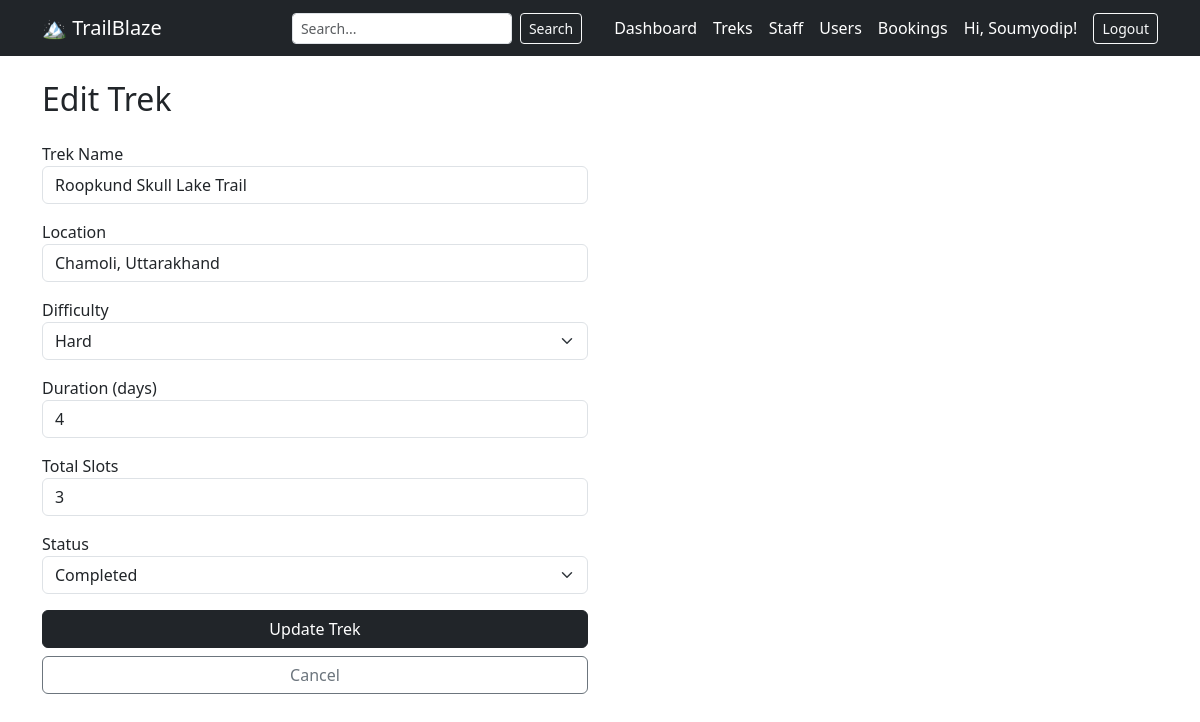
The app's page /admin/treks/edit/1 (signed in) with its own data.
### models.py (models this page shows)
class User(db.Model,UserMixin):
    __tablename__ = 'users'
    id = db.Column(db.Integer, primary_key=True)
    name = db.Column(db.String(100),nullable = False)
    email = db.Column(db.String(100),nullable = False, unique=True)
    password = db.Column(db.String(100),nullable = False)
    role = db.Column(db.String(20),nullable = False)
    status = db.Column(db.String(20),nullable = False, default='active')
    phone = db.Column(db.String(20),nullable = True)
    created_at = db.Column(db.DateTime, default=datetime.utcnow)

class Trek(db.Model):
    __tablename__="treks"
    id = db.Column(db.Integer, primary_key=True)
    name = db.Column(db.String(20),nullable = False)
    location = db.Column(db.String(20),nullable = False)
    difficulty = db.Column(db.String(20),nullable=False)
    duration = db.Column(db.Integer,nullable=False)
    total_slots = db.Column(db.Integer,nullable=False)
    available_slots = db.Column(db.Integer,nullable=False)
    staff_id = db.Column(db.Integer, db.ForeignKey('users.id'), nullable=True)
    status = db.Column(db.String(20),nullable=False,default='pending')
    start_date = db.Column(db.DateTime, nullable=False)
    end_date = db.Column(db.DateTime, nullable=False)
    description = db.Column(db.Text, nullable=True)

### routes/admin.py (the view, shortened to what this page needs)
@admin_bp.route('/treks/edit/<int:trek_id>', methods=['GET', 'POST'])
@login_required
@admin_required
def edit_trek(trek_id):
    trek = Trek.query.get_or_404(trek_id)
    return render_template('admin/edit_trek.html', trek=trek)

### app.py (called while the page is built)
@login_manager.user_loader
def load_user(user_id):
    return User.query.get(int(user_id))

### routes/admin.py (called while the page is built)
def admin_required(f):
    @wraps(f)
    def decorated_function(*args, **kwargs):
        if not current_user.is_authenticated or current_user.role != 'admin':
            return redirect(url_for('auth.login'))
        return f(*args, **kwargs)
    return decorated_function

### templates/admin/edit_trek.html (shortened to what this page needs)
{% extends 'base.html' %}
{% block content %}
<h2 class="mb-4">Edit Trek</h2>
<div class="row">
    <div class="col-md-6">
        <form method="POST" action="{{ url_for('admin.edit_trek', trek_id=trek.id) }}">
            <div class="mb-3">
                <label>Trek Name</label>
                <input type="text" name="name" class="form-control" value="{{ trek.name }}" required>
            </div>
            <div class="mb-3">
                <label>Location</label>
                <input type="text" name="location" class="form-control" value="{{ trek.location }}" required>
            </div>
            <div class="mb-3">
                <label>Difficulty</label>
                <select name="difficulty" class="form-select">
                    <option value="Hard" {% if trek.difficulty == 'Hard' %}selected{% endif %}>Hard</option>
                </select>
            </div>
            <div class="mb-3">
                <label>Duration (days)</label>
                <input type="number" name="duration" class="form-control" value="{{ trek.duration }}" required>
            </div>
            <div class="mb-3">
                <label>Total Slots</label>
                <input type="number" name="total_slots" class="form-control" value="{{ trek.total_slots }}" required>
            </div>
            <div class="mb-3">
                <label>Status</label>
                <select name="status" class="form-select">
                    <option value="Completed" {% if trek.status == 'Completed' %}selected{% endif %}>Completed</option>
                </select>
            </div>
            <button type="submit" class="btn btn-dark w-100">Update Trek</button>
            <a href="{{ url_for('admin.treks') }}" class="btn btn-outline-secondary w-100 mt-2">Cancel</a>
        </form>
    </div>
</div>
{% endblock %}

### templates/base.html (shortened to what this page needs)
<!DOCTYPE html>
<html lang="en">
<head>
    <link href="https://cdn.jsdelivr.net/npm/bootstrap@5.3.0/dist/css/bootstrap.min.css" rel="stylesheet">
</head>
<body>
<nav class="navbar navbar-expand-lg navbar-dark bg-dark">
    <div class="container">
        <a class="navbar-brand" href="#">🏔️ TrailBlaze</a>
        <div class="ms-auto d-flex align-items-center gap-3">
            {% if current_user.is_authenticated %}
                {% if current_user.role == 'admin' %}
                    <form method="GET" action="{{ url_for('admin.search') }}" class="d-flex me-3">
                        <input type="text" name="q" class="form-control form-control-sm me-2" placeholder="Search...">
                        <button type="submit" class="btn btn-outline-light btn-sm">Search</button>
                    </form>
                    <a href="{{ url_for('admin.dashboard') }}" class="text-white text-decoration-none">Dashboard</a>
                    <a href="{{ url_for('admin.treks') }}" class="text-white text-decoration-none">Treks</a>
                    <a href="{{ url_for('admin.staff') }}" class="text-white text-decoration-none">Staff</a>
                    <a href="{{ url_for('admin.users') }}" class="text-white text-decoration-none">Users</a>
                    <a href="{{ url_for('admin.bookings') }}" class="text-white text-decoration-none">Bookings</a>
                {% elif current_user.role == 'staff' %}
                    <a href="{{ url_for('staff.dashboard') }}" class="text-white text-decoration-none">Dashboard</a>
                    <a href="{{ url_for('staff.profile') }}" class="text-white text-decoration-none">Profile</a>
                {% elif current_user.role == 'user' %}
                    <a href="{{ url_for('user.dashboard') }}" class="text-white text-decoration-none">Treks</a>
                    <a href="{{ url_for('user.bookings') }}" class="text-white text-decoration-none">My Bookings</a>
                    <a href="{{ url_for('user.profile') }}" class="text-white text-decoration-none">Profile</a>
                {% endif %}
                <span class="text-white">Hi, {{ current_user.name }}!</span>
                <a href="{{ url_for('auth.logout') }}" class="btn btn-outline-light btn-sm">Logout</a>
            {% else %}
                <a href="{{ url_for('auth.login') }}" class="btn btn-outline-light btn-sm me-2">Login</a>
                <a href="{{ url_for('auth.register') }}" class="btn btn-light btn-sm">Register</a>
            {% endif %}
        </div>
    </div>
</nav>
<div class="container mt-4">
    {% block content %}{% endblock %}
</div>
</body>
</html>

### records on screen
User: name "Soumyodip"
Trek: name "Roopkund Skull Lake Trail", location "Chamoli, Uttarakhand", difficulty "Hard", duration "4", total_slots "3", status "Completed"
